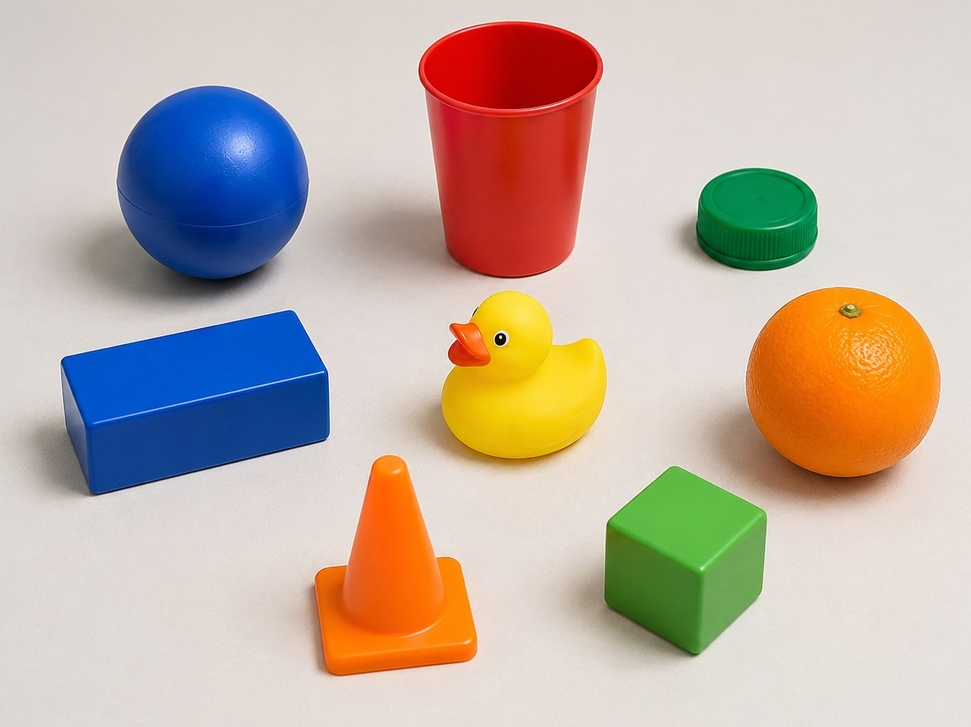
#> input picture renk_uzaylari_maskeleme/images/image.jpg, 971 x 727 px, shrunk from 1408 x 1054 before the run
$ python renk_maskesi_olusturma.py
#> lines starting #> are read from the running program, lines starting #| are printed output that depends on the picture; after the words box and inside, x2 and y2 are one past the last pixel; in counts of white or black regions, pixels touching at a corner belong together
import cv2
import numpy as np

image = cv2.imread("images/image.jpg")
#> image is the input picture: shape (727, 971, 3); mean B, G, R 165.9, 178.2, 193.6

hsv = cv2.cvtColor(image, cv2.COLOR_BGR2HSV)
#> hsv: shape (727, 971, 3); mean H, S, V 24.6, 77.5, 210.9

# mavi renk hsv aralığı
lower_blue = np.array([90, 80, 50])
upper_blue = np.array([130, 255, 255])

# belirlenen renk aralığında pikselleri maskele
mask = cv2.inRange(hsv, lower_blue, upper_blue)
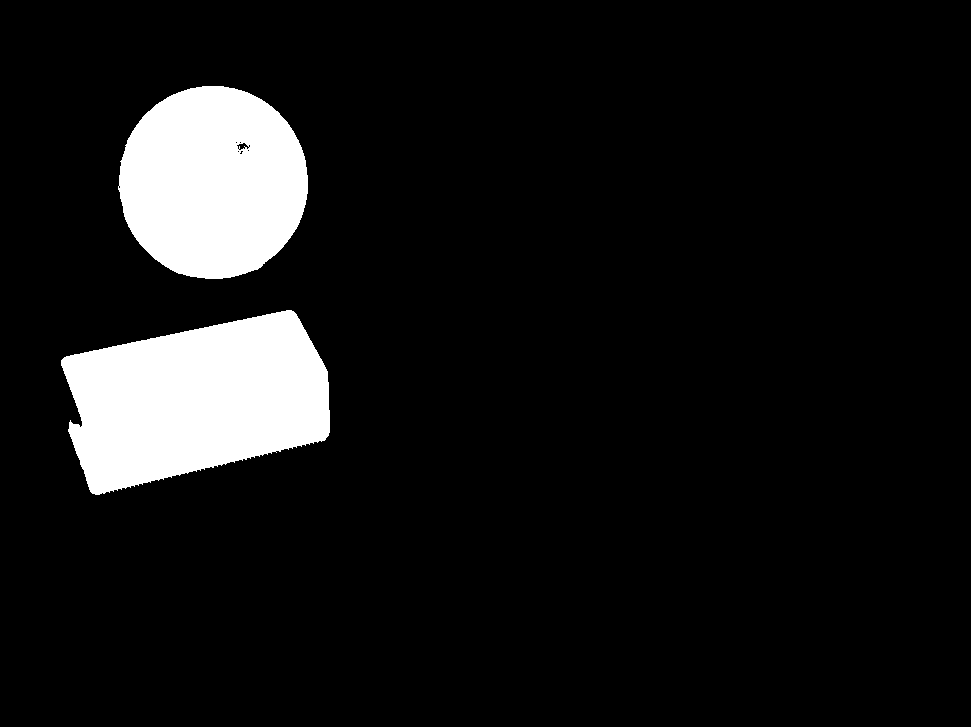
#> mask: shape (727, 971); 9% white; 2 white regions, box (x1, y1, x2, y2) and area: (61, 310, 330, 495) 34674, (118, 86, 308, 279) 28724

# maskede ki beyaz piksel sayısı
white_pixels = cv2.countNonZero(mask)
#> white_pixels = 63398
print(f"Maskede bulunan piksel sayısı: {white_pixels}")
#| Maskede bulunan piksel sayısı: 63398

# sonuçları
cv2.imshow("Orijinal goruntu", image)
cv2.imshow("Mavi renk maskesi", mask)

cv2.waitKey(0)
cv2.destroyAllWindows()
